Frame 1 (no input): blank canvas, image omitted
Frame 60 (the mouse pressed at the canvas centre just before this capture): blank canvas, image omitted
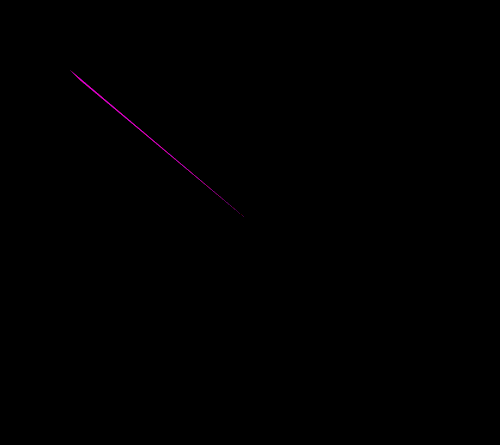
Frame 120 (the mouse held since frame 60 and released just before this capture)

The Processing sketch whose frames 1 and 60 were blank and that drew this single picture after the mouse press (run headless with seeded random() and noise(); from frame 60 on, the mouse is pressed at the canvas centre):

// Processing sketch: processing_128248
// ── processing_128248.pde

//Programmieren Sie einen neuen Pinsel.

void setup() {
  size(500,445);
  background(0);
  noStroke();
}

void draw() {

  fill(249,4,219,10);
  triangle(mouseX, mouseY, 70, 70, 80,80);
}
